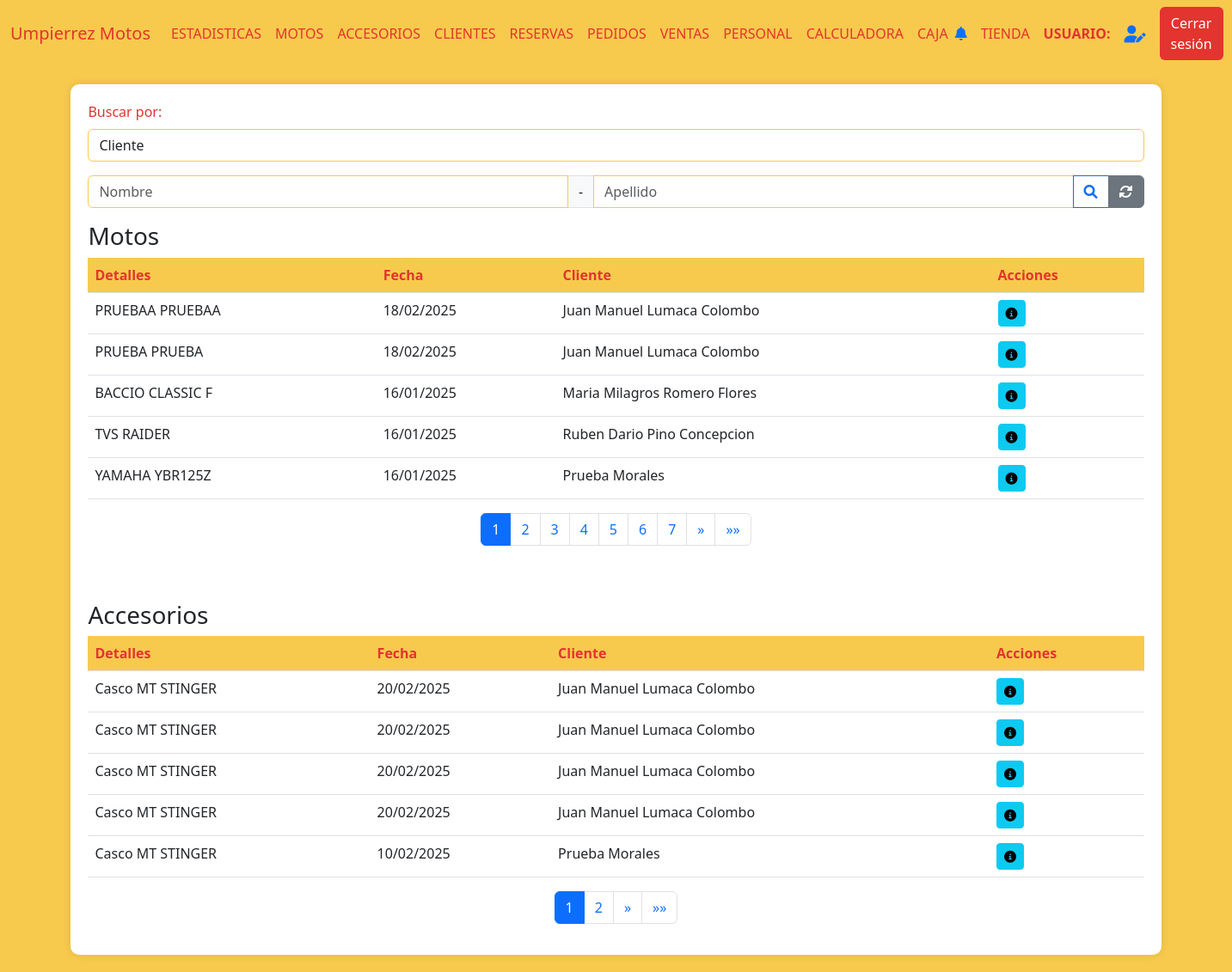
/ventas (signed in), run on an earlier commit of the app's database.
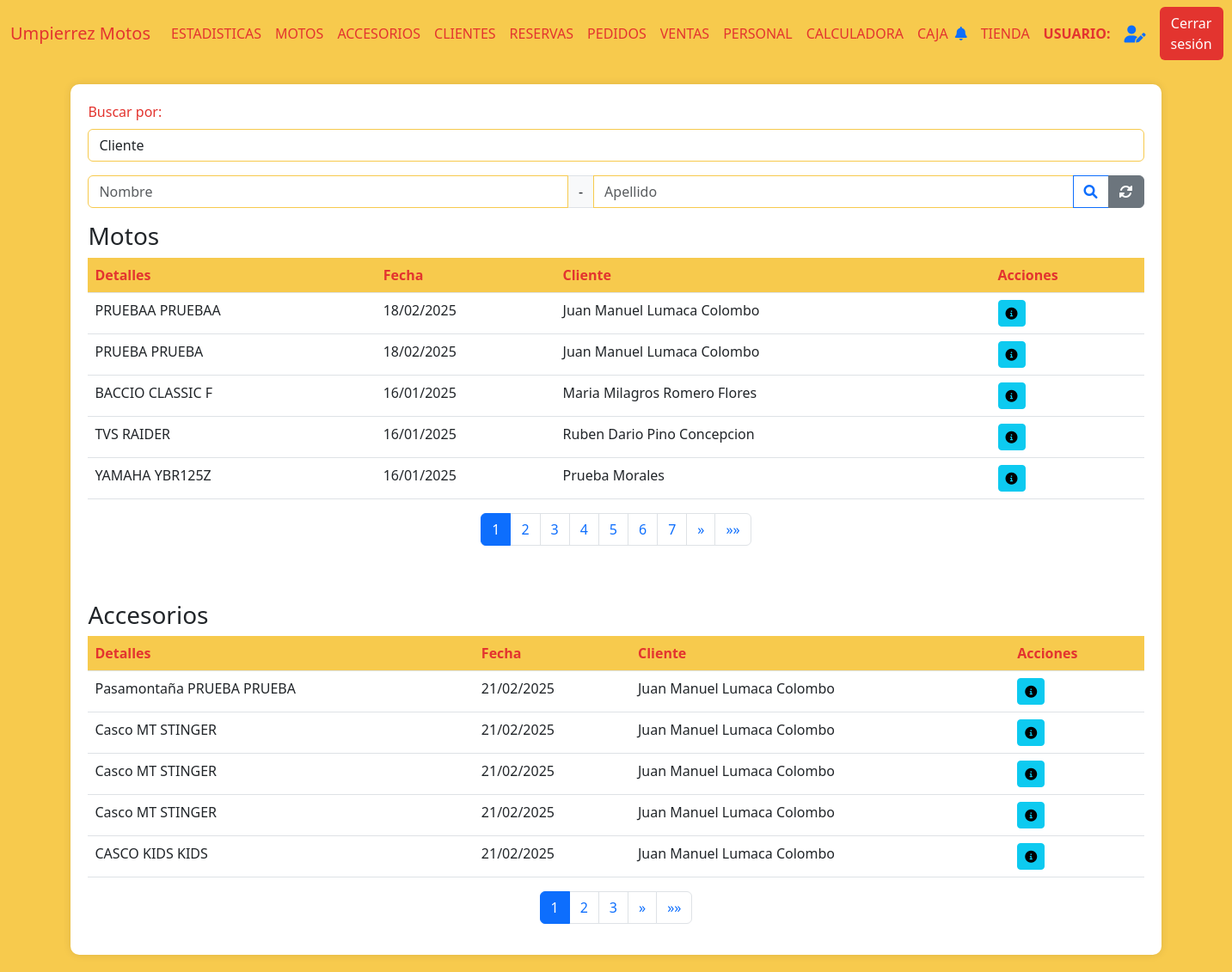
And on a later commit of the database.
### AppUM/models.py (models this page shows)
class ComprasVentas(models.Model):
    moto = models.ForeignKey(Moto, related_name='moto_cliente', on_delete=models.CASCADE)
    cliente = models.ForeignKey(Cliente, related_name='cliente_moto', on_delete=models.CASCADE)
    fecha_compra = models.DateField()
    fotocopia_libreta = models.ImageField(null=True, blank=True, upload_to="documentacion/libretas/")
    compra_venta = models.FileField(null=True, blank=True, upload_to="documentacion/compra_venta/")
    certificado_venta = models.FileField(null=True, blank=True, upload_to="documentacion/certificado_venta/")
    tipo = models.CharField(max_length=20)
    forma_de_pago = models.TextField(null=True, blank=True)
    facturas = models.FileField(null=True, blank=True, upload_to="documentacion/facturas_motos/")
    class Meta:
        pass

class ClienteAccesorio(models.Model):
    accesorio = models.ForeignKey(Accesorio, related_name='accesorio_cliente', on_delete=models.CASCADE)
    cliente = models.ForeignKey(Cliente, related_name='cliente_cliente', on_delete=models.CASCADE)
    fecha_compra = models.DateField()
    factura = models.IntegerField(null=True)
    factura_rut = models.IntegerField(null=True)
    factura_documento = models.FileField(null=True, blank=True, upload_to="documentacion/facturas_accesorios/")
    codigo_compra = models.IntegerField(null=True,default=0)

### AppUM/decorators.py (the view)
    def _wrapped_view(request, *args, **kwargs):
        user = request.user
        if user.is_authenticated:
            usuario_consulta = Personal.objects.filter(usuario=user.username).first()
            if usuario_consulta:
                if Administrativo.objects.filter(personal_ptr_id=usuario_consulta.id,activo=1).exists():
                    return view_func(request, *args, **kwargs)
                else:
                    raise PermissionDenied
            else:
                return view_func(request, *args, **kwargs)
        else:
            return redirect('Login')  # Redirigir al login si no está autenticado

### AppUM/context_processors.py (called while the page is built)
def cantidad_solicitudes_no_leidas(req):
    if req.user.is_authenticated:
        usuario = req.user
        usuario_actual = Personal.objects.filter(usuario=usuario.username).first()
        notificaciones = NotificacionPersonal.objects.filter(personal=usuario_actual,leido=0).count()
    else:
        notificaciones = 0
    return {'notificaciones': notificaciones}

### AppUM/functions.py (called while the page is built)
def funcion_paginas_varias(req,instancia_model):
    paginator = Paginator(instancia_model, 5)  # 5 motos por página
    page_number = req.GET.get('page')  # Obtiene el número de página desde la URL
    page_obj = paginator.get_page(page_number)
    return page_obj

### AppUM/templates/perfil_administrativo/ventas/ventas.html (shortened to what the changed rows need)
{% extends "perfil_administrativo/padre_perfil_administrativo.html" %}
{% load static %}
{% block contenidoQueCambia %}
<div class="table-container" id="inventarios">
    <table class="table">
        <thead>
            <tr>
                <th>Detalles</th>
                <th>Fecha</th>
                <th>Cliente</th>
                <th>Acciones</th>
            </tr>
        </thead>
        <tbody>
            {% if page_obj %}
                {% for moto in page_obj %}
            <tr>
                <td>{{ moto.moto.moto__marca }} {{ moto.moto.moto__modelo }}</td>
                <td>{{ moto.moto.fecha_compra|date:"d/m/Y"}}</td>
                <td>{{ moto.moto.cliente__nombre }} {{ moto.moto.cliente__apellido }}</td>
                <td>
                    <a href="{% url 'ClienteFicha' moto.moto.cliente__id %}"><button class="btn btn-sm btn-info"><i class="fas fa-info-circle"></i></button></a>
                </td>
            </tr>
            {% endfor %}
            {% else %}
                <tr>
                    <td colspan="9" class="text-center text-muted">
                        No hay registros de accesorios disponibles.
                    </td>
                </tr>
            {% endif %}
        </tbody>
    </table>
    <nav aria-label="Page navigation">
        <ul class="pagination justify-content-center">
            {% for num in page_obj.paginator.page_range %}
            <li class="page-item {% if page_obj.number == num %}active{% endif %}">
                <a class="page-link" href="?page={{ num }}">{{ num }}</a>
            </li>
            {% endfor %}
        </ul>
    </nav>
<br>
<br>
    <table class="table">
        <thead>
            <tr>
                <th>Detalles</th>
                <th>Fecha</th>
                <th>Cliente</th>
                <th>Acciones</th>
            </tr>
        </thead>
        <tbody>
            {% if page_objAccs %}
                {% for accesorio in page_objAccs %}
            <tr>
                <td>{{ accesorio.accesorio.accesorio__tipo }} {{ accesorio.accesorio.accesorio__marca }} {{ accesorio.accesorio.accesorio__modelo }}</td>
                <td>{{ accesorio.accesorio.fecha_compra|date:"d/m/Y"}}</td>
                <td>{{ accesorio.accesorio.cliente__nombre }} {{ accesorio.accesorio.cliente__apellido }}</td>
                <td>
                    <a href="{% url 'ClienteFicha' accesorio.accesorio.cliente__id %}"><button class="btn btn-sm btn-info"><i class="fas fa-info-circle"></i></button></a>
                </td>
            </tr>
            {% endfor %}
            {% else %}
                <tr>
                    <td colspan="9" class="text-center text-muted">
                        No hay registros de accesorios disponibles.
                    </td>
                </tr>
            {% endif %}
        </tbody>
    </table>
    <nav aria-label="Page navigation">
        <ul class="pagination justify-content-center">
            {% for num in page_objAccs.paginator.page_range %}
            <li class="page-item {% if page_objAccs.number == num %}active{% endif %}">
                <a class="page-link" href="?page={{ num }}">{{ num }}</a>
            </li>
            {% endfor %}
        </ul>
    </nav>
</div>
{% endblock %}

What changed in the data, as far as the page shows it:
removed ClienteAccesorio: accesorio.accesorio__tipo "Casco", accesorio.accesorio__marca "MT", accesorio.accesorio__modelo "STINGER", accesorio.fecha_compra "20/02/2025", accesorio.cliente__nombre "Juan Manuel", accesorio.cliente__apellido "Lumaca Colombo"
removed ClienteAccesorio: accesorio.accesorio__tipo "Casco", accesorio.accesorio__marca "MT", accesorio.accesorio__modelo "STINGER", accesorio.fecha_compra "20/02/2025", accesorio.cliente__nombre "Juan Manuel", accesorio.cliente__apellido "Lumaca Colombo"
removed ClienteAccesorio: accesorio.accesorio__tipo "Casco", accesorio.accesorio__marca "MT", accesorio.accesorio__modelo "STINGER", accesorio.fecha_compra "20/02/2025", accesorio.cliente__nombre "Juan Manuel", accesorio.cliente__apellido "Lumaca Colombo"
removed ClienteAccesorio: accesorio.accesorio__tipo "Casco", accesorio.accesorio__marca "MT", accesorio.accesorio__modelo "STINGER", accesorio.fecha_compra "20/02/2025", accesorio.cliente__nombre "Juan Manuel", accesorio.cliente__apellido "Lumaca Colombo"
no longer on this page (row unchanged): ClienteAccesorio: accesorio.accesorio__tipo "Casco", accesorio.accesorio__marca "MT", accesorio.accesorio__modelo "STINGER", accesorio.fecha_compra "10/02/2025", accesorio.cliente__nombre "Prueba", accesorio.cliente__apellido "Morales"
added ClienteAccesorio: accesorio.accesorio__tipo "Pasamontaña", accesorio.accesorio__marca "PRUEBA", accesorio.accesorio__modelo "PRUEBA", accesorio.fecha_compra "21/02/2025", accesorio.cliente__nombre "Juan Manuel", accesorio.cliente__apellido "Lumaca Colombo"
added ClienteAccesorio: accesorio.accesorio__tipo "Casco", accesorio.accesorio__marca "MT", accesorio.accesorio__modelo "STINGER", accesorio.fecha_compra "21/02/2025", accesorio.cliente__nombre "Juan Manuel", accesorio.cliente__apellido "Lumaca Colombo"
added ClienteAccesorio: accesorio.accesorio__tipo "Casco", accesorio.accesorio__marca "MT", accesorio.accesorio__modelo "STINGER", accesorio.fecha_compra "21/02/2025", accesorio.cliente__nombre "Juan Manuel", accesorio.cliente__apellido "Lumaca Colombo"
added ClienteAccesorio: accesorio.accesorio__tipo "Casco", accesorio.accesorio__marca "MT", accesorio.accesorio__modelo "STINGER", accesorio.fecha_compra "21/02/2025", accesorio.cliente__nombre "Juan Manuel", accesorio.cliente__apellido "Lumaca Colombo"
added ClienteAccesorio: accesorio.accesorio__tipo "CASCO", accesorio.accesorio__marca "KIDS", accesorio.accesorio__modelo "KIDS", accesorio.fecha_compra "21/02/2025", accesorio.cliente__nombre "Juan Manuel", accesorio.cliente__apellido "Lumaca Colombo"
Also different on the page:
new list line: "3"
